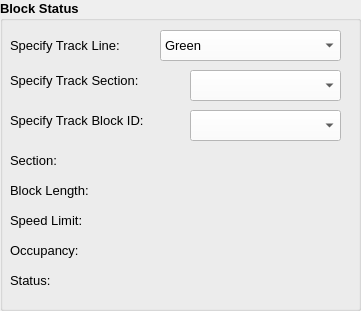
     <widget class="QGroupBox" name="groupBox_3">
      <property name="geometry">
       <rect>
        <x>200</x>
        <y>280</y>
        <width>361</width>
        <height>311</height>
       </rect>
      </property>
      <property name="font">
       <font>
        <pointsize>10</pointsize>
        <weight>75</weight>
        <bold>true</bold>
       </font>
      </property>
      <property name="title">
       <string>Block Status</string>
      </property>
      <widget class="QLabel" name="label_19">
       <property name="geometry">
        <rect>
         <x>10</x>
         <y>30</y>
         <width>161</width>
         <height>31</height>
        </rect>
       </property>
       <property name="font">
        <font>
         <weight>50</weight>
         <bold>false</bold>
        </font>
       </property>
       <property name="text">
        <string>Specify Track Line:</string>
       </property>
      </widget>
      <widget class="QComboBox" name="TrackComboBox4">
       <property name="geometry">
        <rect>
         <x>160</x>
         <y>30</y>
         <width>181</width>
         <height>31</height>
        </rect>
       </property>
       <property name="font">
        <font>
         <pointsize>10</pointsize>
         <weight>50</weight>
         <bold>false</bold>
        </font>
       </property>
       <property name="styleSheet">
        <string notr="true">background-color: rgb(255, 255, 255);</string>
       </property>
       <item>
        <property name="text">
         <string>Green</string>
        </property>
       </item>
       <item>
        <property name="text">
         <string>Red</string>
        </property>
       </item>
      </widget>
      <widget class="QComboBox" name="BlockComboBox3">
       <property name="geometry">
        <rect>
         <x>190</x>
         <y>110</y>
         <width>151</width>
         <height>31</height>
        </rect>
       </property>
       <property name="font">
        <font>
         <pointsize>10</pointsize>
         <weight>50</weight>
         <bold>false</bold>
        </font>
       </property>
       <property name="styleSheet">
        <string notr="true">background-color: rgb(255, 255, 255);</string>
       </property>
      </widget>
      <widget class="QLabel" name="label_20">
       <property name="geometry">
        <rect>
         <x>10</x>
         <y>90</y>
         <width>181</width>
         <height>61</height>
        </rect>
       </property>
       <property name="font">
        <font>
         <weight>50</weight>
         <bold>false</bold>
        </font>
       </property>
       <property name="text">
        <string>Specify Track Block ID:</string>
       </property>
       <property name="wordWrap">
        <bool>true</bool>
       </property>
      </widget>
      <widget class="QLabel" name="BlockSectionLabel">
       <property name="geometry">
        <rect>
         <x>10</x>
         <y>140</y>
         <width>261</width>
         <height>41</height>
        </rect>
       </property>
       <property name="font">
        <font>
         <weight>50</weight>
         <bold>false</bold>
        </font>
       </property>
       <property name="text">
        <string>Section:</string>
       </property>
      </widget>
      <widget class="QLabel" name="BlockLengthLabel">
       <property name="geometry">
        <rect>
         <x>10</x>
         <y>170</y>
         <width>261</width>
         <height>41</height>
        </rect>
       </property>
       <property name="font">
        <font>
         <weight>50</weight>
         <bold>false</bold>
        </font>
       </property>
       <property name="text">
        <string>Block Length:</string>
       </property>
      </widget>
      <widget class="QLabel" name="SpeedLimitLabel">
       <property name="geometry">
        <rect>
         <x>10</x>
         <y>200</y>
         <width>261</width>
         <height>41</height>
        </rect>
       </property>
       <property name="font">
        <font>
         <weight>50</weight>
         <bold>false</bold>
        </font>
       </property>
       <property name="text">
        <string>Speed Limit:</string>
       </property>
      </widget>
      <widget class="QLabel" name="BlockStatusLabel">
       <property name="geometry">
        <rect>
         <x>10</x>
         <y>260</y>
         <width>261</width>
         <height>41</height>
        </rect>
       </property>
       <property name="font">
        <font>
         <weight>50</weight>
         <bold>false</bold>
        </font>
       </property>
       <property name="text">
        <string>Status:</string>
       </property>
      </widget>
      <widget class="QLabel" name="OccupancyLabel">
       <property name="geometry">
        <rect>
         <x>10</x>
         <y>230</y>
         <width>261</width>
         <height>41</height>
        </rect>
       </property>
       <property name="font">
        <font>
         <weight>50</weight>
         <bold>false</bold>
        </font>
       </property>
       <property name="text">
        <string>Occupancy:</string>
       </property>
      </widget>
      <widget class="QLabel" name="label_21">
       <property name="geometry">
        <rect>
         <x>10</x>
         <y>50</y>
         <width>181</width>
         <height>61</height>
        </rect>
       </property>
       <property name="font">
        <font>
         <weight>50</weight>
         <bold>false</bold>
        </font>
       </property>
       <property name="text">
        <string>Specify Track Section: </string>
       </property>
       <property name="wordWrap">
        <bool>true</bool>
       </property>
      </widget>
      <widget class="QComboBox" name="SectionComboBox4">
       <property name="geometry">
        <rect>
         <x>190</x>
         <y>70</y>
         <width>151</width>
         <height>31</height>
        </rect>
       </property>
       <property name="font">
        <font>
         <pointsize>10</pointsize>
         <weight>50</weight>
         <bold>false</bold>
        </font>
       </property>
       <property name="styleSheet">
        <string notr="true">background-color: rgb(255, 255, 255);</string>
       </property>
      </widget>
     </widget>
